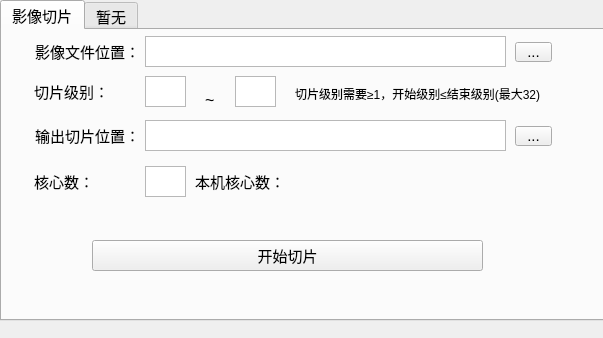
<?xml version="1.0" encoding="UTF-8"?>
<ui version="4.0">
 <author>gsbaby</author>
 <class>MainWindow</class>
 <widget class="QMainWindow" name="MainWindow">
  <property name="geometry">
   <rect>
    <x>0</x>
    <y>0</y>
    <width>603</width>
    <height>338</height>
   </rect>
  </property>
  <property name="windowTitle">
   <string>GIS_工具</string>
  </property>
  <property name="styleSheet">
   <string notr="true"/>
  </property>
  <property name="animated">
   <bool>true</bool>
  </property>
  <property name="tabShape">
   <enum>QTabWidget::Rounded</enum>
  </property>
  <widget class="QWidget" name="centralwidget">
   <widget class="QTabWidget" name="tabWidget">
    <property name="geometry">
     <rect>
      <x>0</x>
      <y>0</y>
      <width>611</width>
      <height>321</height>
     </rect>
    </property>
    <property name="font">
     <font>
      <pointsize>11</pointsize>
      <weight>50</weight>
      <bold>false</bold>
     </font>
    </property>
    <property name="currentIndex">
     <number>0</number>
    </property>
    <widget class="QWidget" name="tab_3">
     <attribute name="title">
      <string>影像切片</string>
     </attribute>
     <widget class="QTextEdit" name="entry_output_link">
      <property name="geometry">
       <rect>
        <x>143</x>
        <y>90</y>
        <width>361</width>
        <height>31</height>
       </rect>
      </property>
     </widget>
     <widget class="QTextEdit" name="entry_input_link">
      <property name="geometry">
       <rect>
        <x>143</x>
        <y>6</y>
        <width>361</width>
        <height>31</height>
       </rect>
      </property>
     </widget>
     <widget class="QLabel" name="label_6">
      <property name="geometry">
       <rect>
        <x>32</x>
        <y>141</y>
        <width>91</width>
        <height>21</height>
       </rect>
      </property>
      <property name="font">
       <font>
        <pointsize>11</pointsize>
        <weight>50</weight>
        <bold>false</bold>
       </font>
      </property>
      <property name="text">
       <string>核心数：</string>
      </property>
     </widget>
     <widget class="QLabel" name="label">
      <property name="geometry">
       <rect>
        <x>33</x>
        <y>6</y>
        <width>111</width>
        <height>31</height>
       </rect>
      </property>
      <property name="font">
       <font>
        <pointsize>11</pointsize>
        <weight>50</weight>
        <bold>false</bold>
       </font>
      </property>
      <property name="text">
       <string>影像文件位置：</string>
      </property>
     </widget>
     <widget class="QToolButton" name="button_input_select">
      <property name="geometry">
       <rect>
        <x>513</x>
        <y>12</y>
        <width>37</width>
        <height>20</height>
       </rect>
      </property>
      <property name="text">
       <string>...</string>
      </property>
     </widget>
     <widget class="QLabel" name="label_5">
      <property name="geometry">
       <rect>
        <x>33</x>
        <y>90</y>
        <width>111</width>
        <height>31</height>
       </rect>
      </property>
      <property name="font">
       <font>
        <pointsize>11</pointsize>
        <weight>50</weight>
        <bold>false</bold>
       </font>
      </property>
      <property name="text">
       <string>输出切片位置：</string>
      </property>
     </widget>
     <widget class="QPushButton" name="button_start">
      <property name="geometry">
       <rect>
        <x>90</x>
        <y>210</y>
        <width>391</width>
        <height>31</height>
       </rect>
      </property>
      <property name="text">
       <string>开始切片</string>
      </property>
     </widget>
     <widget class="QTextEdit" name="coresValue">
      <property name="geometry">
       <rect>
        <x>143</x>
        <y>136</y>
        <width>41</width>
        <height>31</height>
       </rect>
      </property>
     </widget>
     <widget class="QTextEdit" name="stopValue">
      <property name="geometry">
       <rect>
        <x>233</x>
        <y>46</y>
        <width>41</width>
        <height>31</height>
       </rect>
      </property>
     </widget>
     <widget class="QLabel" name="cores_label2">
      <property name="geometry">
       <rect>
        <x>193</x>
        <y>141</y>
        <width>131</width>
        <height>21</height>
       </rect>
      </property>
      <property name="font">
       <font>
        <pointsize>11</pointsize>
        <weight>50</weight>
        <bold>false</bold>
       </font>
      </property>
      <property name="text">
       <string>本机核心数：</string>
      </property>
     </widget>
     <widget class="QTextEdit" name="startValue">
      <property name="geometry">
       <rect>
        <x>143</x>
        <y>46</y>
        <width>41</width>
        <height>31</height>
       </rect>
      </property>
     </widget>
     <widget class="QLabel" name="label_2">
      <property name="geometry">
       <rect>
        <x>32</x>
        <y>51</y>
        <width>91</width>
        <height>21</height>
       </rect>
      </property>
      <property name="font">
       <font>
        <pointsize>11</pointsize>
        <weight>50</weight>
        <bold>false</bold>
       </font>
      </property>
      <property name="text">
       <string>切片级别：</string>
      </property>
     </widget>
     <widget class="QLabel" name="label_4">
      <property name="geometry">
       <rect>
        <x>293</x>
        <y>56</y>
        <width>271</width>
        <height>16</height>
       </rect>
      </property>
      <property name="font">
       <font>
        <pointsize>9</pointsize>
        <weight>50</weight>
        <bold>false</bold>
       </font>
      </property>
      <property name="styleSheet">
       <string notr="true"/>
      </property>
      <property name="text">
       <string>切片级别需要≥1，开始级别≤结束级别(最大32)</string>
      </property>
     </widget>
     <widget class="QToolButton" name="button_output_select">
      <property name="geometry">
       <rect>
        <x>513</x>
        <y>96</y>
        <width>37</width>
        <height>20</height>
       </rect>
      </property>
      <property name="text">
       <string>...</string>
      </property>
     </widget>
     <widget class="QLabel" name="label_3">
      <property name="geometry">
       <rect>
        <x>203</x>
        <y>60</y>
        <width>20</width>
        <height>20</height>
       </rect>
      </property>
      <property name="font">
       <font>
        <pointsize>12</pointsize>
        <weight>50</weight>
        <bold>false</bold>
       </font>
      </property>
      <property name="lineWidth">
       <number>1</number>
      </property>
      <property name="text">
       <string>~</string>
      </property>
     </widget>
    </widget>
    <widget class="QWidget" name="tab_4">
     <attribute name="title">
      <string>暂无</string>
     </attribute>
    </widget>
   </widget>
  </widget>
  <widget class="QMenuBar" name="menubar">
   <property name="geometry">
    <rect>
     <x>0</x>
     <y>0</y>
     <width>603</width>
     <height>23</height>
    </rect>
   </property>
  </widget>
 </widget>
 <resources/>
 <connections/>
</ui>
